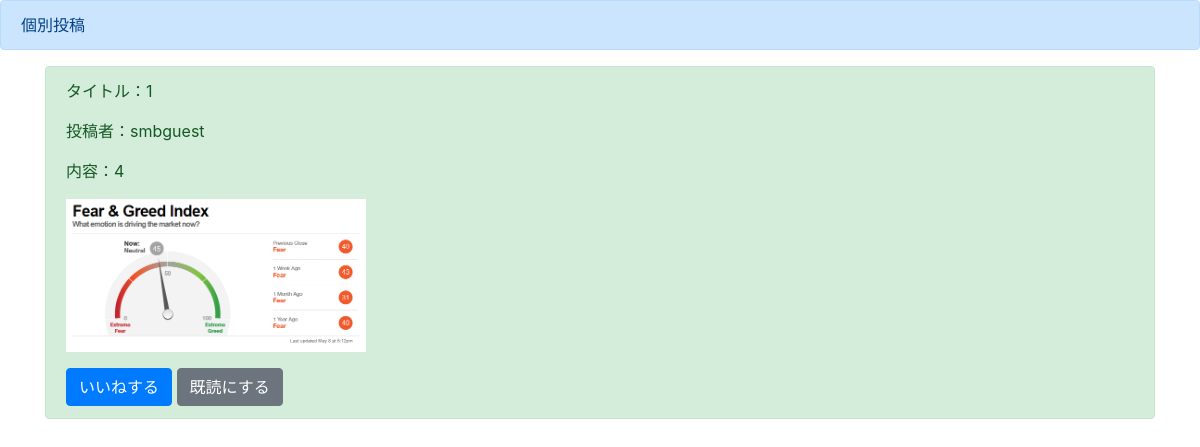
/detail/3, run on the app's committed database.
### boardapp/models.py (models this page shows)
class BoardModel(models.Model):
    title = models.CharField(max_length = 100)
    content = models.TextField()
    author = models.CharField(max_length = 100)
    images = models.ImageField(upload_to="")
    good =  models.IntegerField(null = True,blank=True,default = 0)
    read = models.IntegerField(null = True,blank=True,default = 0)
    readtext = models.CharField(max_length = 200,null = True,blank=True,default = "a")

### boardapp/views.py (the view)
# urls.py: path("detail/<int:pk>",detailfunc,name = "detail"),
def detailfunc(request,pk):
    object = BoardModel.objects.get(pk=pk)
    return render(request,"detail.html",{"object": object})

### templates/detail.html (shortened to what this page needs)
{% extends 'base.html' %}
{% block header %}
<div class="alert alert-primary" role="alert">
 個別投稿
</div>
{% endblock header %}
{% block content %}
<div class='container'>
    <div class="alert alert-success" role="alert">
        <p>タイトル：{{object.title}}</p>
        <p>投稿者：{{object.author}}</p>
        <p>内容：{{object.content}}</p>
        <p><img src='{{object.images.url}}' width=300></p>
        <a href="{% url 'good' object.pk %}" class="btn btn-primary" role="button" aria-pressed="true">いいねする</a>
        <a href="{% url 'read' object.pk %}" class="btn btn-secondary" role="button" aria-pressed="true">既読にする</a>
    </div>
</div>
{% endblock content %}

### data on the page
BoardModel: title "1", author "smbguest", content "4", images (picture)
